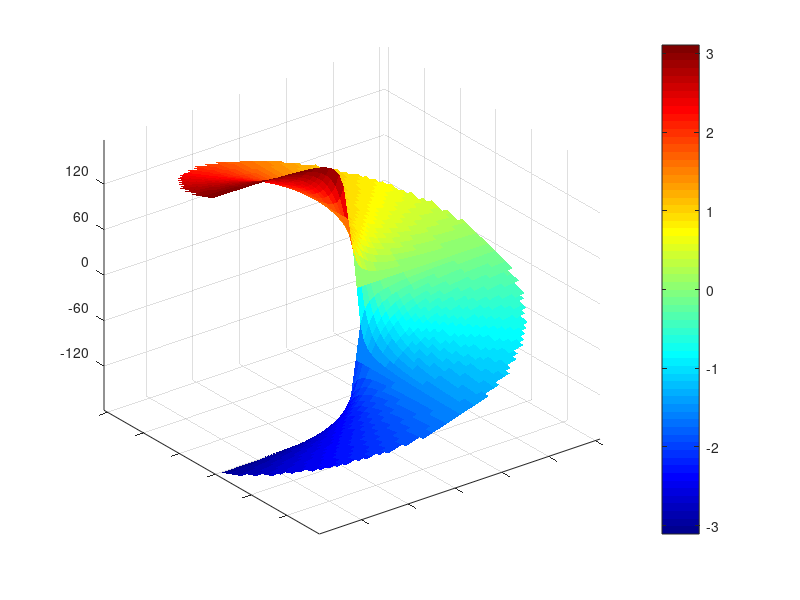

The MATLAB source for this figure: (Note: this script raises an error after producing the figure.)
close all
clear all
%%

[xx_t,yy_t]         = meshgrid(-30:30,-30:30);
angle_view          = angle(xx_t+1i*yy_t);
distance_view       = sqrt(xx_t.^2+yy_t.^2);
% Set the dimensions of the ring
dimensionsRing                          = [0 30];
ring                = (distance_view>dimensionsRing(1)).*(distance_view<dimensionsRing(2));
angle_view(ring==0)=nan;
angle_view(31,1:30)=nan;

surf(angle_view, 'EdgeColor','none')
 colormap jet
 %%
 set(gca,'ztick',linspace(-3.14,3.14,7))
set(gca,'zticklabel',num2str(round(180*linspace(-3.14,3.14,7)/pi)',3))
set(gca,'zlim',[-3.15 3.15])
 set(gca,'xticklabel',[])
 set(gca,'yticklabel',[])
axis tight
%view(0,90)
hCB = colorbar;


hCB.Ticks = linspace(-3.1,3.14,7);
hCB.TickLabels = num2str(round(180*linspace(-3.14,3.14,7)/pi)',3);